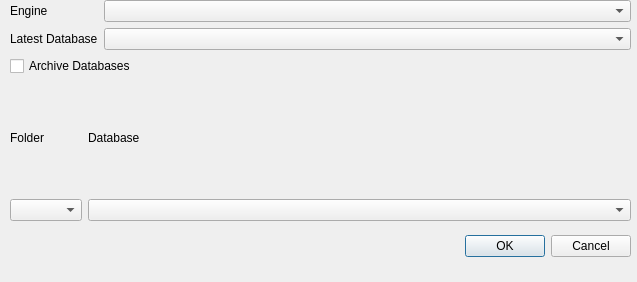
<?xml version="1.0" encoding="UTF-8"?>
<ui version="4.0">
 <class>DatabaseOpenWidgetCloud</class>
 <widget class="QWidget" name="DatabaseOpenWidgetCloud">
  <property name="geometry">
   <rect>
    <x>0</x>
    <y>0</y>
    <width>637</width>
    <height>282</height>
   </rect>
  </property>
  <property name="windowTitle">
   <string>Dialog</string>
  </property>
  <widget class="QDialogButtonBox" name="buttonBox">
   <property name="geometry">
    <rect>
     <x>290</x>
     <y>230</y>
     <width>341</width>
     <height>32</height>
    </rect>
   </property>
   <property name="orientation">
    <enum>Qt::Horizontal</enum>
   </property>
   <property name="standardButtons">
    <set>QDialogButtonBox::Cancel|QDialogButtonBox::Ok</set>
   </property>
  </widget>
  <widget class="QWidget" name="verticalLayoutWidget_2">
   <property name="geometry">
    <rect>
     <x>10</x>
     <y>0</y>
     <width>621</width>
     <height>221</height>
    </rect>
   </property>
   <layout class="QVBoxLayout" name="verticalLayout_2">
    <item>
     <layout class="QVBoxLayout" name="verticalLayout">
      <item>
       <layout class="QGridLayout" name="gridLayout">
        <item row="8" column="1">
         <widget class="QComboBox" name="comboCloudEngine"/>
        </item>
        <item row="15" column="1">
         <widget class="QComboBox" name="comboCloudDbLatest"/>
        </item>
        <item row="15" column="0">
         <widget class="QLabel" name="label">
          <property name="sizePolicy">
           <sizepolicy hsizetype="Preferred" vsizetype="Fixed">
            <horstretch>0</horstretch>
            <verstretch>0</verstretch>
           </sizepolicy>
          </property>
          <property name="text">
           <string>Latest Database</string>
          </property>
         </widget>
        </item>
        <item row="8" column="0">
         <widget class="QLabel" name="label_2">
          <property name="sizePolicy">
           <sizepolicy hsizetype="Fixed" vsizetype="Preferred">
            <horstretch>0</horstretch>
            <verstretch>0</verstretch>
           </sizepolicy>
          </property>
          <property name="text">
           <string>Engine</string>
          </property>
         </widget>
        </item>
       </layout>
      </item>
      <item>
       <widget class="QCheckBox" name="checkAccessArchive">
        <property name="text">
         <string>Archive Databases</string>
        </property>
       </widget>
      </item>
      <item>
       <layout class="QGridLayout" name="gridLayout_2">
        <item row="0" column="0">
         <widget class="QLabel" name="label_3">
          <property name="sizePolicy">
           <sizepolicy hsizetype="Fixed" vsizetype="Preferred">
            <horstretch>0</horstretch>
            <verstretch>0</verstretch>
           </sizepolicy>
          </property>
          <property name="text">
           <string>Folder</string>
          </property>
         </widget>
        </item>
        <item row="1" column="0">
         <widget class="QComboBox" name="comboArchiveFolder">
          <property name="sizePolicy">
           <sizepolicy hsizetype="Fixed" vsizetype="Fixed">
            <horstretch>0</horstretch>
            <verstretch>0</verstretch>
           </sizepolicy>
          </property>
         </widget>
        </item>
        <item row="1" column="1">
         <widget class="QComboBox" name="comboArchiveCloudDb">
          <property name="sizePolicy">
           <sizepolicy hsizetype="MinimumExpanding" vsizetype="Fixed">
            <horstretch>0</horstretch>
            <verstretch>0</verstretch>
           </sizepolicy>
          </property>
         </widget>
        </item>
        <item row="0" column="1">
         <widget class="QLabel" name="label_4">
          <property name="sizePolicy">
           <sizepolicy hsizetype="Fixed" vsizetype="Preferred">
            <horstretch>0</horstretch>
            <verstretch>0</verstretch>
           </sizepolicy>
          </property>
          <property name="text">
           <string>Database</string>
          </property>
         </widget>
        </item>
       </layout>
      </item>
     </layout>
    </item>
   </layout>
  </widget>
 </widget>
 <resources/>
 <connections>
  <connection>
   <sender>buttonBox</sender>
   <signal>accepted()</signal>
   <receiver>DatabaseOpenWidgetCloud</receiver>
   <slot>accept()</slot>
   <hints>
    <hint type="sourcelabel">
     <x>248</x>
     <y>254</y>
    </hint>
    <hint type="destinationlabel">
     <x>157</x>
     <y>274</y>
    </hint>
   </hints>
  </connection>
  <connection>
   <sender>buttonBox</sender>
   <signal>rejected()</signal>
   <receiver>DatabaseOpenWidgetCloud</receiver>
   <slot>reject()</slot>
   <hints>
    <hint type="sourcelabel">
     <x>316</x>
     <y>260</y>
    </hint>
    <hint type="destinationlabel">
     <x>286</x>
     <y>274</y>
    </hint>
   </hints>
  </connection>
 </connections>
</ui>
